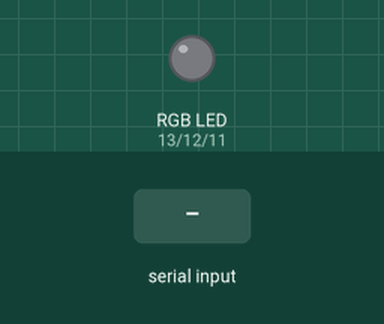
The sketch below on a simulated Arduino Uno, built with avr-gcc and run on an emulated ATmega328P. On the bench: an RGB LED mixed from three pins (HIGH = lit). Inputs (shaded band) come from the test bench. Dim RGB values are drawn brighter than linear; what the sketch prints to the serial monitor is not drawn.

Above: at 1.2 s.
1.3 s: "90,45,200\n" received over Serial
At 2.5 s:
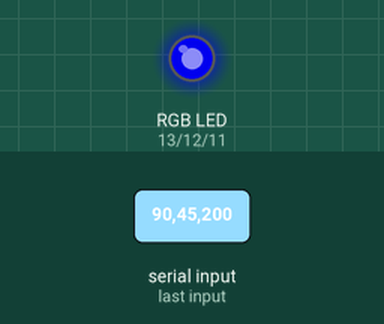
2.8 s: "30,150,10\n" received over Serial
At 3.5 s:
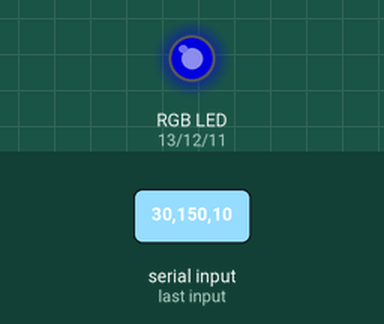
4.3 s: "90,45\n" received over Serial
At 5.5 s:
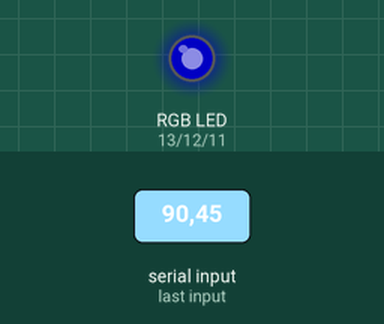
5.8 s: "30,150\n" received over Serial
At 6.9 s:
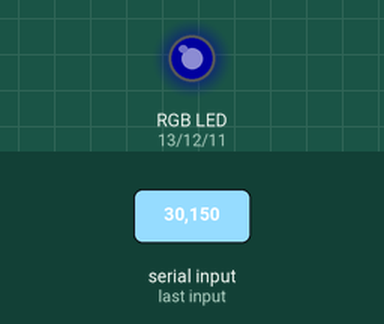
7.3 s: "5\n" received over Serial
At 8.0 s:
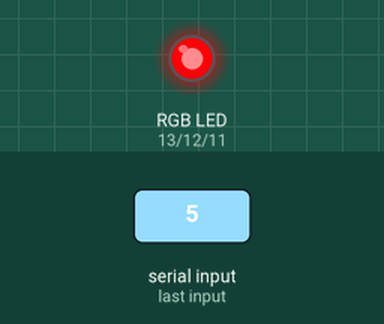
8.8 s: "200\n" received over Serial
At 11.2 s:
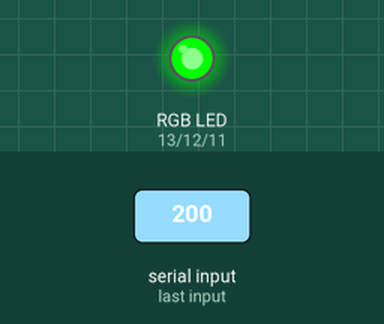
Timing chart, 0 to 12.3 s (numbered marks = the images above; inputs shaded):
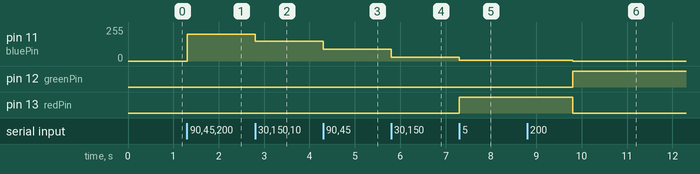

The sketch:

INO_RGB.ino
```cpp
int redPin = 13;
int greenPin = 12;
int bluePin = 11;
String allBe = "Állítsd be a kívánt LED színt!";
int R;
int G;
int B;
void setup() {

pinMode(redPin,OUTPUT);
pinMode(greenPin,OUTPUT);
pinMode(bluePin,OUTPUT);
Serial.begin(9600);
}

void loop() {
Serial.println(allBe);
Serial.print("R: ");
while(Serial.available()==0){
}
R = Serial.parseInt();
Serial.println(R);
Serial.print("G: ");
while(Serial.available()==0){
}
G = Serial.parseInt();
Serial.println(G);
Serial.print("B: ");
while(Serial.available()==0){
}
B = Serial.parseInt();
Serial.println(B);

  analogWrite(redPin,R);
  analogWrite(greenPin,G);
  analogWrite(bluePin,B);

}
```

Measured:
- after the input at 1.3 s, pin 11 (bluePin): 0/255 → 200/255 at once
- after the input at 2.8 s, pin 11 (bluePin): 200/255 → 150/255 at once
- after the input at 4.3 s, pin 11 (bluePin): 150/255 → 90/255 at once
- after the input at 5.8 s, pin 11 (bluePin): 90/255 → 30/255 at once
- after the input at 7.3 s, pin 11 (bluePin): 30/255 → 5/255 at once; pin 13 (redPin): LOW → HIGH at once
- after the input at 8.8 s, pin 11 (bluePin): 5/255 → 0/255 after 1.0 s; pin 12 (greenPin): LOW → HIGH after 1.0 s; pin 13 (redPin): HIGH → LOW after 1.0 s
